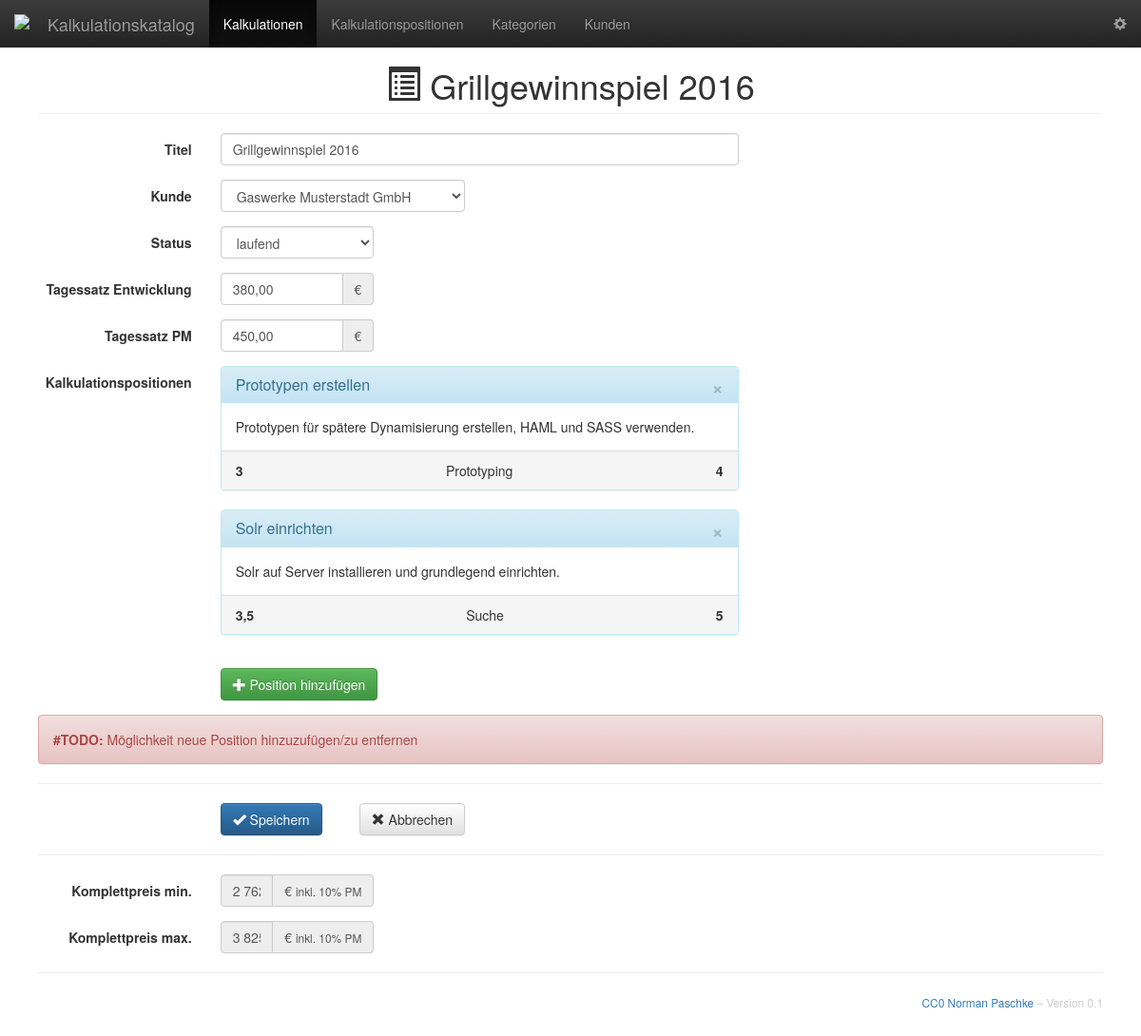
The app's page /?controller=calculation&action=show&id=2 with its own data.
### tables this page shows
CREATE TABLE `calculation` (
  `id` int(6) unsigned NOT NULL auto_increment,
  `tstamp` int(11) NOT NULL DEFAULT '0',
  `name` varchar(128) NOT NULL,
  `customer` int(6) unsigned NOT NULL,
  `status` int(6) unsigned NOT NULL,
  `price_team` float(6,2) unsigned NOT NULL DEFAULT '0',
  `price_pm` float(6,2) unsigned NOT NULL DEFAULT '0',
  PRIMARY KEY (`id`),
  CONSTRAINT `fk_customer` FOREIGN KEY (`customer`) REFERENCES customer(`id`),
  CONSTRAINT `fk_status` FOREIGN KEY (`status`) REFERENCES status(`id`)
);

CREATE TABLE `item` (
  `id` int(6) unsigned NOT NULL auto_increment,
  `name` varchar(128) NOT NULL,
  `description` text(1000),
  `tmin` float(6,3) unsigned NOT NULL DEFAULT '0',
  `tmax` float(6,3) unsigned NOT NULL DEFAULT '0',
  `category` int(6) unsigned NOT NULL,
  PRIMARY KEY (`id`),
  CONSTRAINT `fk_category` FOREIGN KEY (`category`) REFERENCES category(`id`)
);

CREATE TABLE `category` (
  `id` int(6) unsigned NOT NULL auto_increment,
  `name` varchar(128) NOT NULL,
  PRIMARY KEY (`id`)
);

### Classes/Models/calculation.model.php (called while the page is built, shortened)
<?php
class Calculation {
	public static function show($id) {
		global $db;
		$id = intval($id);
		$st = $db->prepare("SELECT * FROM calculation WHERE id=:id");
		$st->execute(array('id' => $id));
		$st->setFetchMode(PDO::FETCH_CLASS, "Calculation");
		$calculation = $st->fetch();
		return $calculation;
	}
	public function listItems($id) {
		$items = self::getItems($id);
		require_once "Classes/Views/calcItem.php";
	}
	public static function getItems($id) {
		global $db;
		$id = intval($id);
		$st = $db->prepare("SELECT i.* FROM item i INNER JOIN calculation_item_mm mm on i.id = mm.uid_item INNER JOIN calculation c on c.id = mm.uid_calculation WHERE c.id=:id;");
		$st->execute(array('id' => $id));
		$items = $st->fetchAll(PDO::FETCH_CLASS, "Item");
		return $items;
	}
	public static function getCompletePriceMin($id) {
		$items = self::getItems($id);
		$currentCalculation = self::show($id);
		$pt = 0;
		for ($i = 0; $i < count($items); $i++) {
			$task = $items[$i]->tmin;
			$pt = $pt + $task;
		};
		$team = floatval($currentCalculation->price_team);
		$pm = floatval($currentCalculation->price_pm);
		$pm = $pt * 0.1 * $pm;
		$pt = $pt * $team;
		$pt = $pt + $pm;
		return formatCurrency($pt);
	}
	public static function getCompletePriceMax($id) {
		$items = self::getItems($id);
		$currentCalculation = self::show($id);
		$pt = 0;
		for ($i = 0; $i < count($items); $i++) {
			$task = $items[$i]->tmax;
			$pt = $pt + $task;
		};
		$team = floatval($currentCalculation->price_team);
		$pm = floatval($currentCalculation->price_pm);
		$pm = $pt * 0.1 * $pm;
		$pt = $pt * $team;
		$pt = $pt + $pm;
		return formatCurrency($pt);
	}
}
?>

### Classes/Controllers/calculation.controller.php (called while the page is built, shortened)
<?php
class CalculationController {
	public function show() {
		$calculation = Calculation::show($_GET['id']);
		require_once "Classes/Views/showCalculation.php";
	}
}
?>

### index.php (called while the page is built, shortened)
<?php
require_once "Classes/Views/layout.php";

### Classes/Models/item.model.php (called while the page is built, shortened)
<?php
class Item {
	public static function getCategory($id) {
		global $db;
		$id = intval($id);
		$st = $db->prepare("SELECT * FROM category WHERE id=:id");
		$st->execute(array('id' => $id));
		$category = $st->fetch(PDO::FETCH_OBJ);
		return $category;
	}
}
?>

### Classes/Views/showCalculation.php (the view, shortened to what this page needs)
<?php echo pageHeader($calculation->name, 'glyphicon-list-alt') ?>
<form class="form-horizontal" action="/?controller=calculation&action=show&id=<?php echo $calculation->id ?>" method="POST">
	<div class="form-group">
		<label class="col-sm-3 col-lg-2 control-label" for="calculationName">Titel</label>
		<div class="col-sm-8 col-lg-6">
			<input id="calculationName" name="name" class="form-control" type="text" value="<?php echo $calculation->name ?>" />
		</div>
	</div>
	<div class="form-group">
		<label class="col-sm-3 col-lg-2 control-label" for="calculationCustomer">Kunde</label>
		<div class="col-sm-5 col-lg-3">
		</div>
	</div>
	<div class="form-group">
		<label class="col-sm-3 col-lg-2 control-label" for="calculationCategory">Status</label>
		<div class="col-sm-5 col-lg-2">
		</div>
	</div>
	<div class="form-group">
		<label class="col-sm-3 col-lg-2 control-label" for="calculationPteam">Tagessatz Entwicklung</label>
		<div class="col-sm-5 col-lg-2">
			<div class="input-group">
				<input id="calculationPteam" name="price_team" class="form-control" type="text" placeholder="0" value="<?php echo formatCurrency($calculation->price_team) ?>" />
				<div class="input-group-addon">&euro;</div>
			</div>
		</div>
	</div>
	<div class="form-group">
		<label class="col-sm-3 col-lg-2 control-label" for="calculationTmax">Tagessatz PM</label>
		<div class="col-sm-5 col-lg-2">
			<div class="input-group">
				<input id="calculationTmax" name="tmax" class="form-control" type="text" placeholder="0" value="<?php echo formatCurrency($calculation->price_pm) ?>" />
				<div class="input-group-addon">&euro;</div>
			</div>
		</div>
	</div>
	<div class="form-group">
		<label class="col-sm-3 col-lg-2 control-label" for="calculationName">Kalkulationspositionen</label>
		<div class="col-sm-8 col-lg-6">
			<?php $calculation->listItems($calculation->id) ?>
		</div>
	</div>
	<div class="form-group">
		<div class="col-sm-8 col-lg-6 col-sm-push-3 col-lg-push-2">
			<a class="btn btn-success" href=""><span class="glyphicon glyphicon-plus"></span> Position hinzufügen</a>
		</div>
	</div>
	<div class="alert alert-danger">
		<strong>#TODO:</strong> Möglichkeit neue Position hinzuzufügen/zu entfernen
	</div>
	<hr>
	<div class="form-group">
		<div class="col-sm-8 col-md-5 col-lg-3 col-sm-offset-3 col-lg-offset-2">
			<button type="submit" class="btn btn-primary"><span class="glyphicon glyphicon-ok"></span> Speichern</button>
			<a class="btn btn-default pull-right" href="/?controller=calculation&action=index" role="button"><span class="glyphicon glyphicon-remove"></span> Abbrechen</a>
		</div>
	</div>
	<hr>
	<div class="form-group">
		<label class="col-sm-3 col-lg-2 control-label">Komplettpreis min.</label>
		<div class="col-sm-5 col-lg-2">
			<div class="input-group">
				<input class="form-control" type="text" readonly value="<?php echo $calculation->getCompletePriceMin($calculation->id) ?>" />
				<div class="input-group-addon">&euro; <small>inkl. 10% PM</small></div>
			</div>
		</div>
	</div>
	<div class="form-group">
		<label class="col-sm-3 col-lg-2 control-label">Komplettpreis max.</label>
		<div class="col-sm-5 col-lg-2">
			<div class="input-group">
				<input class="form-control" type="text" readonly value="<?php echo $calculation->getCompletePriceMax($calculation->id) ?>" />
				<div class="input-group-addon">&euro; <small>inkl. 10% PM</small></div>
			</div>
		</div>
	</div>
</form>

### Classes/functions.php (shortened to what this page needs)
<?php
function iconTitle($title = '', $icon = '') {
	if($title) {
		if($icon) {
			$iconTitle = '<i class="glyphicon '.$icon.'"></i> '.$title;
		}
	}
	return $iconTitle;
}
function pageHeader($title = '', $icon = '') {
	if($title && $icon) {
		$title = iconTitle($title, $icon);
		$pageHeader = '<h1 class="page-header">'.$title.'</h1>';
	}
	return $pageHeader;
}
function formatCurrency($prize) {
	$formatedPrize = number_format(round($prize,2),2,',',' ');
	return $formatedPrize;
}
function pt($number) {
	echo rtrim(number_format($number,3,',',''),'0'.',');
	return;
}

### Classes/Views/calcItem.php
<?php foreach($items as $item) { ?>
<div class="panel panel-info" id="<?php echo $item->id ?>">
	<div class="panel-heading">
		<button type="button" title="Entfernen" class="close" data-dismiss="alert" aria-label="Close"><span aria-hidden="true">&times;</span></button>
		<h3 class="panel-title"><?php echo $item->name ?></h3>
	</div>
	<div class="panel-body">
		<?php echo nl2br($item->description) ?>
	</div>
	<div class="panel-footer">
		<div class="pull-left"><strong><?php echo pt($item->tmin) ?></strong></div>
		<div class="pull-right"><strong><?php echo pt($item->tmax) ?></strong></div>
		<div class="text-center"><?php echo $item->getCategory($item->category)->name ?></div>
	</div>
</div>
<?php } ?>

### Resources/Public/Stylesheets/style.css (style rules this page uses)
body { min-width: 320px; padding-top: 50px; }
h1 { font-size: 24px; }
@media (min-width: 768px) { h1 { font-size: 36px; text-align: center; } }
.main .page-header { margin-top: 0; }

### records on screen
calculation: name "Grillgewinnspiel 2016", price_team "380,00", tmax "450,00"
item: name "Prototypen erstellen", description "Prototypen für spätere Dynamisierung erstellen, HAML und SASS verwenden.", tmin "3 4", category.name "Prototyping"
item: name "Solr einrichten", description "Solr auf Server installieren und grundlegend einrichten.", tmin "3,5 5", category.name "Suche"

### other values on screen
$GLOBALS['defaultTitle'] "Kalkulationskatalog"
$GLOBALS['version'] "0.1"
form field customer "Gaswerke Musterstadt GmbH"
form field status "laufend"
